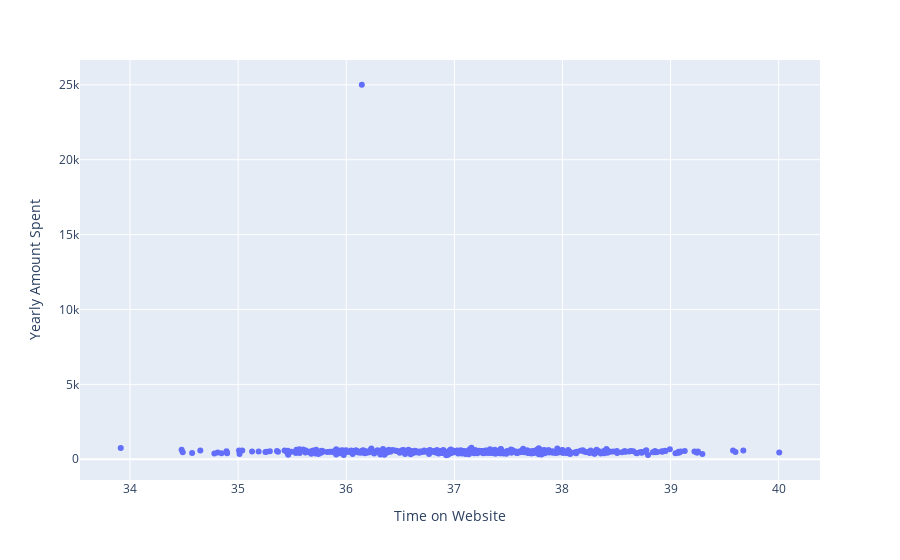

The code cell stored with this chart in its notebook:
### Code cell
fig = px.scatter(customers, x="Time on Website", y="Yearly Amount Spent")
fig.show()

### Figure 1 — Plotly figure (JSON) as saved in the notebook; plotly's stock layout.template omitted (floating-point values rounded to 4 significant figures; data arrays with more than 128 entries replaced by an {"elided": "..."} marker saying what was removed)
{"data": [{"hovertemplate": "Time on Website=%{x}<br>Yearly Amount Spent=%{y}<extra></extra>", "legendgroup": "", "marker": {"color": "#636efa", "symbol": "circle"}, "mode": "markers", "name": "", "orientation": "v", "showlegend": false, "type": "scatter", "x": {"elided": "500 float values"}, "xaxis": "x", "y": {"elided": "500 float values"}, "yaxis": "y"}], "layout": {"legend": {"tracegroupgap": 0}, "margin": {"t": 60}, "xaxis": {"anchor": "y", "domain": [0, 1], "title": {"text": "Time on Website"}}, "yaxis": {"anchor": "x", "domain": [0, 1], "title": {"text": "Yearly Amount Spent"}}}}
